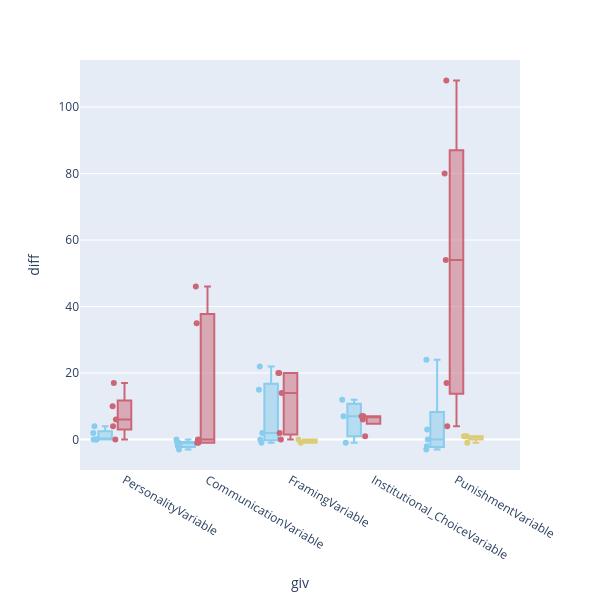

Source (notebook cell):
### Code cell
color_palette = px.colors.qualitative.Safe
fig = px.box(DATA_VIS[DATA_VIS.giv.isin(pos_dif)], 
             x="giv", y="diff", color="th", points='all',
             color_discrete_sequence=color_palette)
fig.update_layout(yaxis={'categoryorder': 'total descending'})
fig.update_layout(width=600, height=600, showlegend=False)
fig.write_image("../visualisations/llm_pos_diff_giv_all.pdf", format='pdf')
fig.show()

### Figure 1 — Plotly figure (JSON) as saved in the notebook; plotly's stock layout.template omitted (floating-point values rounded to 4 significant figures)
{"data": [{"alignmentgroup": "True", "boxpoints": "all", "hovertemplate": "th=regular<br>giv=%{x}<br>diff=%{y}<extra></extra>", "legendgroup": "regular", "marker": {"color": "rgb(136, 204, 238)"}, "name": "regular", "notched": false, "offsetgroup": "regular", "orientation": "v", "showlegend": true, "type": "box", "x": ["PersonalityVariable", "PersonalityVariable", "PersonalityVariable", "PersonalityVariable", "PersonalityVariable", "CommunicationVariable", "CommunicationVariable", "CommunicationVariable", "CommunicationVariable", "CommunicationVariable", "FramingVariable", "FramingVariable", "FramingVariable", "FramingVariable", "FramingVariable", "Institutional_ChoiceVariable", "Institutional_ChoiceVariable", "Institutional_ChoiceVariable", "PunishmentVariable", "PunishmentVariable", "PunishmentVariable", "PunishmentVariable", "PunishmentVariable"], "x0": " ", "xaxis": "x", "y": [4, 2, 0, 0, 0, -1, -1, -2, -3, 0, -1, 0, 22, 2, 15, 7, -1, 12, -3, 24, -2, 3, 0], "y0": " ", "yaxis": "y"}, {"alignmentgroup": "True", "boxpoints": "all", "hovertemplate": "th=study_mod<br>giv=%{x}<br>diff=%{y}<extra></extra>", "legendgroup": "study_mod", "marker": {"color": "rgb(204, 102, 119)"}, "name": "study_mod", "notched": false, "offsetgroup": "study_mod", "orientation": "v", "showlegend": true, "type": "box", "x": ["PersonalityVariable", "PersonalityVariable", "PersonalityVariable", "PersonalityVariable", "PersonalityVariable", "CommunicationVariable", "CommunicationVariable", "CommunicationVariable", "CommunicationVariable", "CommunicationVariable", "FramingVariable", "FramingVariable", "FramingVariable", "FramingVariable", "FramingVariable", "Institutional_ChoiceVariable", "Institutional_ChoiceVariable", "Institutional_ChoiceVariable", "Institutional_ChoiceVariable", "Institutional_ChoiceVariable", "PunishmentVariable", "PunishmentVariable", "PunishmentVariable", "PunishmentVariable", "PunishmentVariable"], "x0": " ", "xaxis": "x", "y": [6, 0, 10, 4, 17, -1, 35, 0, -1, 46, 0, 14, 20, 2, 20, 6, 7, 7, 7, 1, 4, 54, 108, 17, 80], "y0": " ", "yaxis": "y"}, {"alignmentgroup": "True", "boxpoints": "all", "hovertemplate": "th=var_mod<br>giv=%{x}<br>diff=%{y}<extra></extra>", "legendgroup": "var_mod", "marker": {"color": "rgb(221, 204, 119)"}, "name": "var_mod", "notched": false, "offsetgroup": "var_mod", "orientation": "v", "showlegend": true, "type": "box", "x": ["FramingVariable", "FramingVariable", "PunishmentVariable", "PunishmentVariable", "PunishmentVariable", "PunishmentVariable"], "x0": " ", "xaxis": "x", "y": [-1, 0, 1, -1, 1, 1], "y0": " ", "yaxis": "y"}], "layout": {"boxmode": "group", "height": 600, "legend": {"title": {"text": "th"}, "tracegroupgap": 0}, "margin": {"t": 60}, "showlegend": false, "width": 600, "xaxis": {"anchor": "y", "domain": [0, 1], "title": {"text": "giv"}}, "yaxis": {"anchor": "x", "categoryorder": "total descending", "domain": [0, 1], "title": {"text": "diff"}}}}
